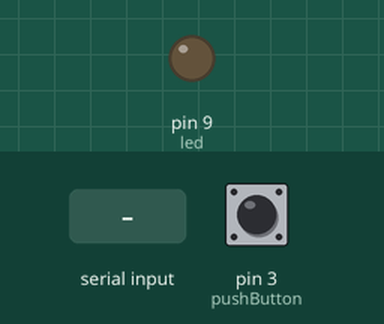
Recording of a sketch running on a simulated Arduino Uno, built with avr-gcc and run on an emulated ATmega328P. Parts: output pins drawn as LEDs (lit = HIGH). The test bench sets the inputs (shaded band); at power-on: pin 3 (pushButton) HIGH. Pins used as bus, display or sensor lines are not drawn; what the sketch prints to the serial monitor is not drawn.

Above: at 1.2 s.
1.3 s: "raspberrypi login: \n" received over Serial
At 2.3 s:
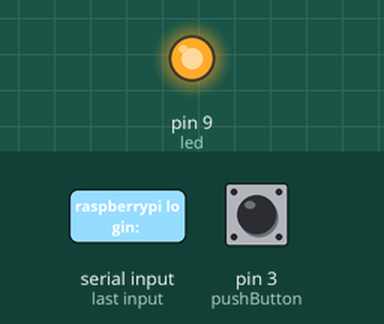
2.8 s: pin 3 (pushButton) pulled LOW for 0.15 s
Timing chart, 0 to 5.8 s (numbered marks = the images above; inputs shaded):
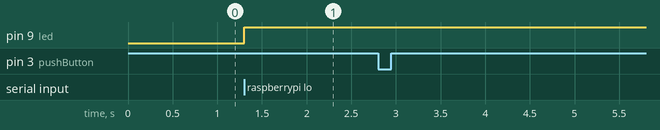

Measured:
- after the input at 1.3 s, pin 9 (led): LOW → HIGH at once
- after the input at 2.8 s, every drawn part: stays the same

The sketch:

PiPowerControl.ino
```cpp
String str;
String strlast;
int started;

int pushButton = 3;
int led = 9;
int rpiPowerControl = 7;
int manualStartedButton = 8;
boolean stringComplete = false;
void setup() {
  Serial.begin(57600);
  pinMode(manualStartedButton, INPUT);
  pinMode(pushButton, INPUT_PULLUP);
  pinMode(led, OUTPUT);
  pinMode(rpiPowerControl, OUTPUT);
  digitalWrite(led, LOW);
  digitalWrite(rpiPowerControl, HIGH);
  started = 0;
  str.reserve(200);
  strlast.reserve(200);
}

void loop()
{
  if (Serial.available() > 0)
  {
    strlast = str;
    str = Serial.readStringUntil('\n');

    if (started)
    {
      if (str.endsWith(" reboot: Power down\r"))
      {
        digitalWrite(led, LOW);
        digitalWrite(rpiPowerControl, HIGH);
        started = 0;
      }
    }
    else
    {
      if (str == "raspberrypi login: ")
      {
        digitalWrite(led, HIGH);
        started = 1;
      }
    }
  }

  int buttonState = digitalRead(pushButton);
  if (buttonState == 0)
  {
    if (started == 1)
    {
      //      Serial.println("1[" + strlast + "]");
      //      Serial.println("2[" + str + "]");
      //      delay(1000);
      Serial.print("pi\n");
      delay(1000);
      Serial.print("raspberry\n");
      delay(1000);
      Serial.print("sudo shutdown -h now\n");
      //when started
      //<raspberrypi login: >
      //when stopped
      //<[  390.039293] reboot: Power down>
    }
    else
    {
      digitalWrite(rpiPowerControl, LOW);
      delay(1000);
    }
  }

}
```
